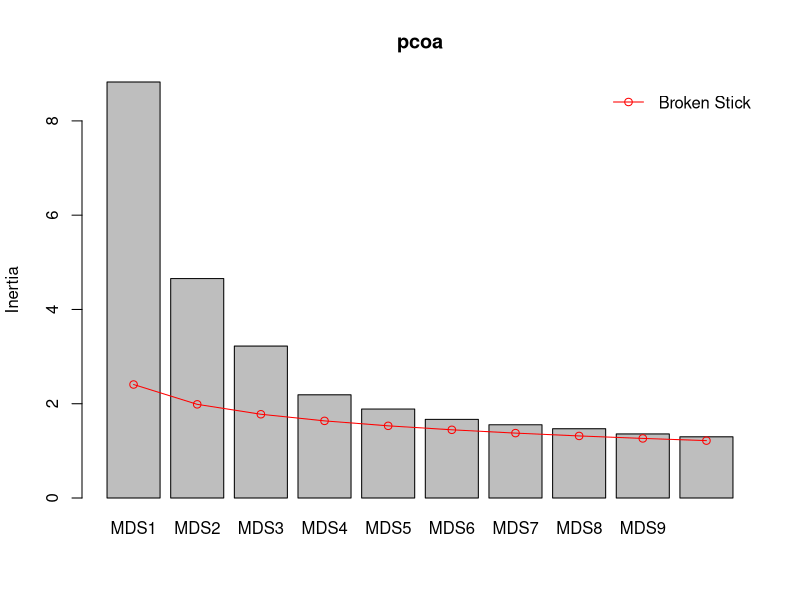
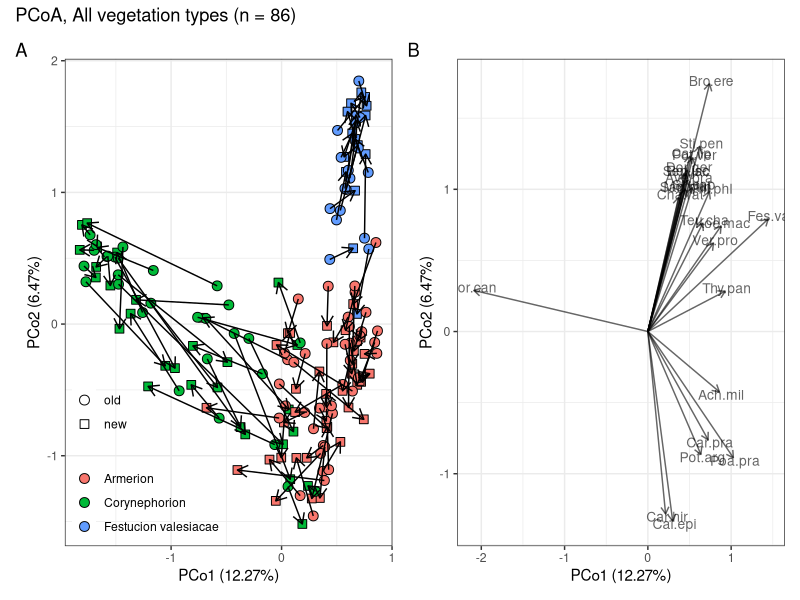
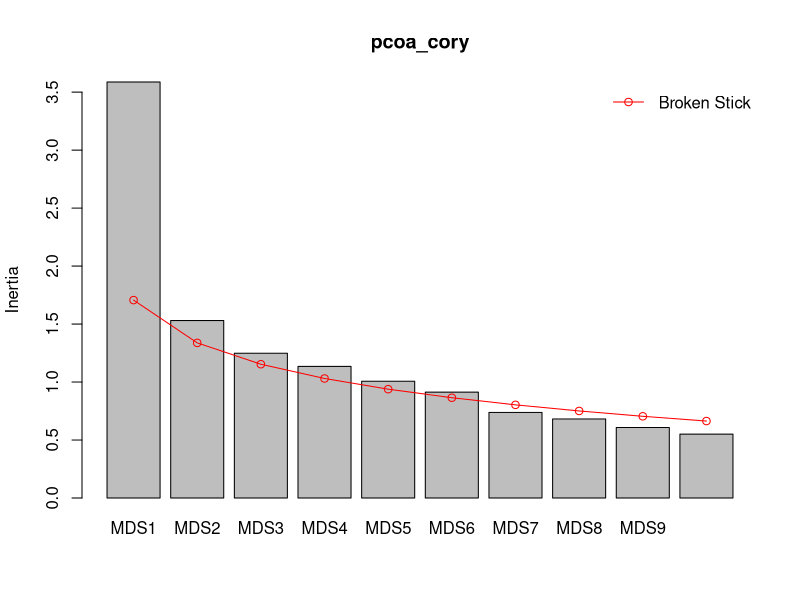
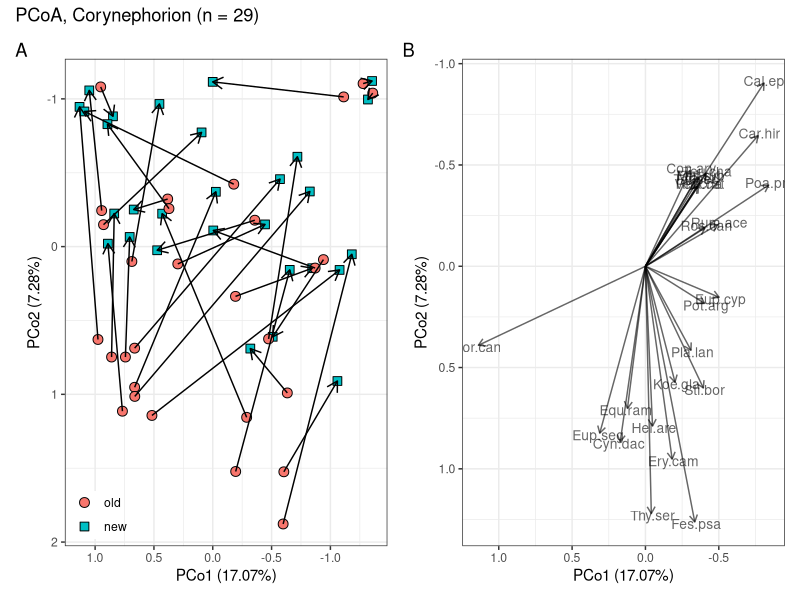
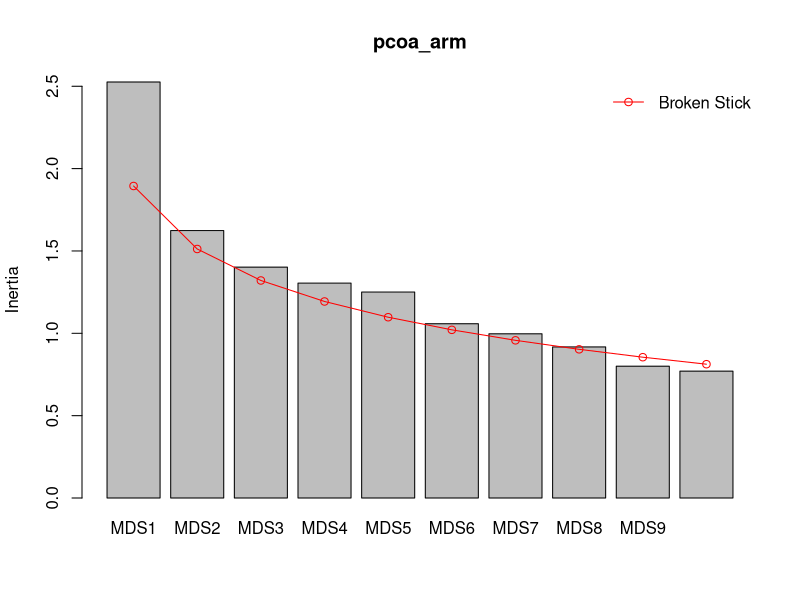
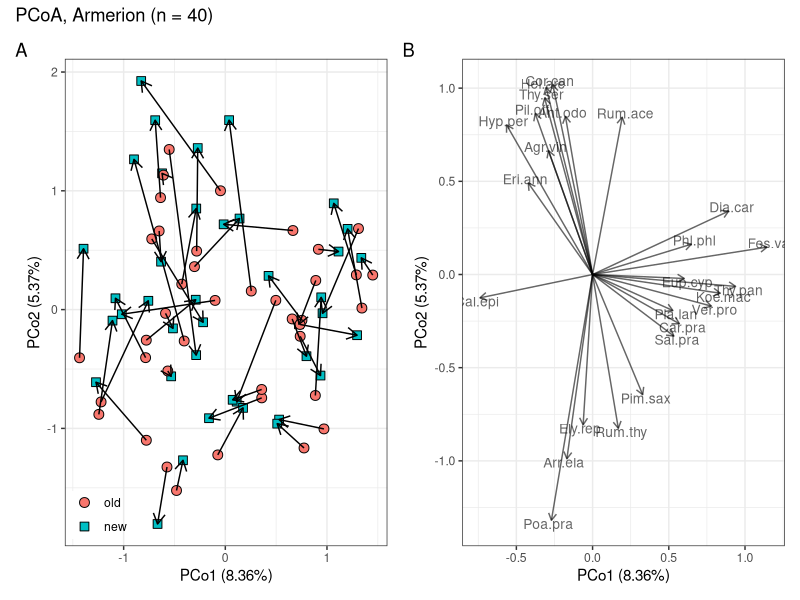
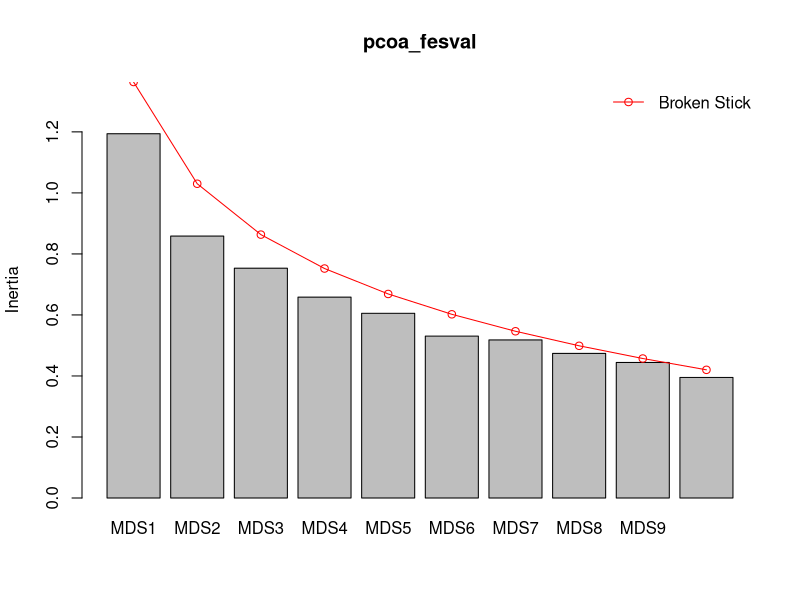
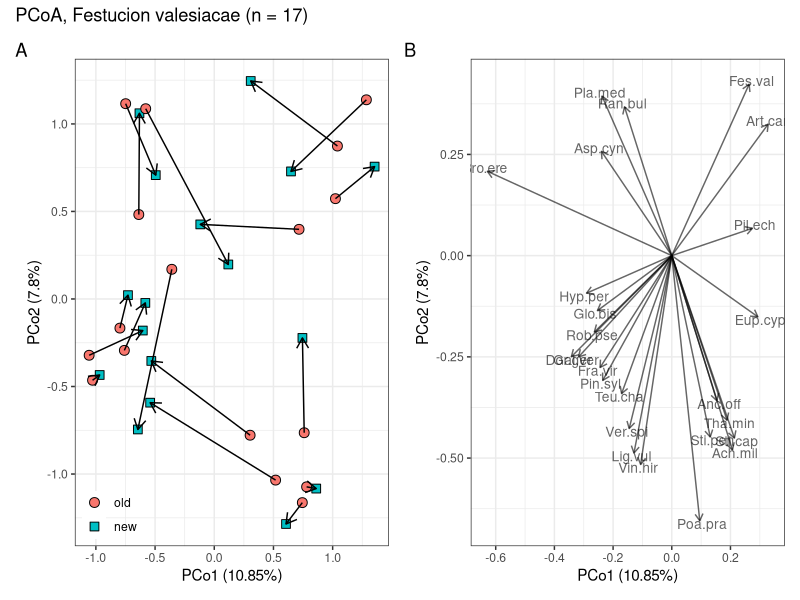

Recreate these plots in R, in order. (Note: this script raises an error after producing the figures.)
library(vegan) # v. 2.6-8
library(patchwork) # v. 1.3.0
library(ggrepel) # v. 0.9.6
library(broom) # v. 1.0.5
library(tidyverse) # v. 2.0.0
# dplyr v. 1.1.4
# forcats v. 1.0.0
# purrr v. 1.0.2
# readr v. 2.1.5
# stringr v. 1.5.0
# tibble v. 3.2.1
# tidyr v. 1.3.1

# functions ---------------------------------------------------------------

# merge same species, random overlaps
combine.cover <- function(x){
  #x = spe_cov_mod$cover_perc
  while (length(x)>1){
    x[2] <- x[1]+(100-x[1])*x[2]/100
    x <- x[-1]
  }
  return(x)
}

# data to wide format with square-root transformation of species covers
to_wide <- function(data_long){
  data_long |> 
    select(releve_nr, valid_name, cover_perc = to_br_bl_old) |> 
    pivot_wider(names_from = valid_name, values_from = cover_perc, values_fill = 0) |> 
    as.data.frame() |> 
    column_to_rownames('releve_nr') |> 
    sqrt()
}

# load data ---------------------------------------------------------------

head <- read_csv('data/head_resurvey_paired.csv') |> 
  left_join(read_csv('data/classification.csv')) |> 
  group_by(rs_plot) |> 
  fill(cluster, .direction = 'updown') |> 
  mutate(year0 = year - lag(year), 
         year0 = ifelse(is.na(year0), 0, year0)) |> 
  ungroup() |> 
  mutate(time = fct_relevel(time, 'old', 'new')) |> 
  filter(!is.na(rs_plot)) |> 
  arrange(releve_nr)

annuals <- read_csv('data/annuals.csv') |> mutate(valid_name = str_trim(valid_name))

vernal_geo <- tibble(valid_name = c('Gagea pratensis agg.', 'Muscari neglectum', 
                                    'Ornithogalum umbellatum agg.', 'Poa bulbosa', 
                                    'Neotinea ustulata'))

spe <- read_csv('data/spe_resurvey_paired.csv') |> 
  semi_join(head) |> 
  mutate(n = n(), .by = 'valid_name') |> 
  filter(is.na(exclude) & n > 1) |> 
  summarise(to_br_bl_old = combine.cover(to_br_bl_old), .by = c('releve_nr', 'valid_name')) |> 
  arrange(releve_nr) |> 
  anti_join(annuals) |> 
  anti_join(vernal_geo)
  
glimpse(spe)
glimpse(head)

# data preparation
spe_wide <- spe |> 
  to_wide()

# Corynephorion
head_cory <- head |> 
  filter(cluster == 'Corynephorion')

spe_wide_cory <- spe |> 
  semi_join(head_cory) |> 
  to_wide()

# Armerion
head_arm <- head |> 
  filter(cluster == 'Armerion')

spe_wide_arm <- spe |> 
  semi_join(head_arm) |> 
  to_wide()

# Festucion valesiacae
head_fesval <- head |> 
  filter(cluster == 'Festucion valesiacae')

spe_wide_fesval <- spe |> 
  semi_join(head_fesval) |> 
  to_wide()


# ordinations --------------------------------------------------------------

# unconstrained ordination
pcoa <- capscale(spe_wide ~ 1, distance = "bray", sqrt.dist = T)
screeplot(pcoa, bstick = T)
labs <- paste0('PCo', 1:9, ' (', round(eigenvals(pcoa)/sum(eigenvals(pcoa)) * 100, 2), '%)')

head_ord <- bind_cols(head, as_tibble(scores(pcoa, choices = 1:3)$sites)) 

# ordination plot 
pcoa_si <- head_ord %>%
  ggplot(aes(MDS1, MDS2)) +
  geom_point(aes(fill = cluster, shape = time),
             size = 3) +
  scale_shape_manual(values = 21:22,
                     labels = c("old", "new")) +
  geom_path(aes(MDS1, MDS2, group = rs_plot), arrow = arrow(length = unit(0.3, "cm"), ends = 'first')) +
  theme_bw() +
  theme(legend.position = 'inside', 
        legend.position.inside = c(0, 0),
        legend.justification = c(0, 0), 
        legend.title = element_blank(), 
        legend.background = element_blank(),
        plot.title = element_text(size = 11))+
  guides(fill = guide_legend(override.aes = list(pch = 21)))+
  labs(x = labs[1], y = labs[2])

# ordination plot 
pcoa_si_time <- head_ord %>%
  arrange(rs_plot, year) |> 
  mutate(year_diff = year - lag(year), .by = (rs_plot)) |> 
  fill(year_diff, .direction = 'updown') |>
  ggplot(aes(MDS1, MDS2)) +
  geom_point(aes(fill = year_diff, shape = time),
             size = 3) +
  scale_shape_manual(values = 21:22,
                     labels = c("old", "new")) +
  geom_path(aes(MDS1, MDS2, group = rs_plot), arrow = arrow(length = unit(0.3, "cm"), ends = 'last')) +
  theme_bw() +
  theme(legend.position = 'inside', 
        legend.position.inside = c(0, 0),
        legend.justification = c(0, 0), 
        legend.title = element_blank(), 
        legend.background = element_blank(),
        plot.title = element_text(size = 11))+
  guides(fill = guide_legend(override.aes = list(pch = 21)))+
  labs(x = labs[1], y = labs[2])

spe_fit_pcoa <- envfit(pcoa, spe_wide, display = 'si', choices = 1:2, permutations = 0) 

spe_pcoa <- as_tibble(scores(pcoa, display = 'species', scaling='si', correlation=T), 
                      rownames = 'species_name') %>% 
  mutate(r = spe_fit_pcoa$vectors$r, # goodness of fit
         short_name = str_c(str_split_i(species_name, '\\s', 1) %>% str_sub(., 1, 3), # make short species names Genus species -> Gen.spe
                            str_split_i(species_name, '\\s', 2) %>% str_sub(., 1, 3), sep = '.'))

# ordination plot with species
pcoa_spe <- spe_pcoa %>% 
  slice_max(r, n = 25) %>% # select 40 best-fitting species
  ggplot() + 
  geom_segment(aes(x = 0, y = 0, xend = MDS1, yend = MDS2), alpha = 0.6, 
               arrow = arrow(length = unit(0.2, 'cm')), show.legend = F)+ # arrows for species
  geom_text(aes(MDS1 + 0.02 * sign(MDS1), MDS2 + 0.02 * sign(MDS2), label = short_name), # label arrows
            alpha = 0.6, cex = 3.5)+
  theme_bw()+
  labs(x = labs[1], y = labs[2])

# bind together ordination plots for sites and species
pcoa_si + pcoa_spe + plot_annotation(title = 'PCoA, All vegetation types (n = 86)', tag_levels = 'A')
ggsave('plots/pcoa_cluster.png', width = 12, height = 6)

# clusters separately ----------------------------------------------------

# Corynephorion
pcoa_cory <- capscale(spe_wide_cory ~ 1, distance = "bray", sqrt.dist = T)
screeplot(pcoa_cory, bstick = T)
labs <- paste0('PCo', 1:9, ' (', round(eigenvals(pcoa_cory)/sum(eigenvals(pcoa_cory)) * 100, 2), '%)')

head_ord_cory <- bind_cols(head_cory, as_tibble(scores(pcoa_cory)$sites)) 

# ordination plot 
pcoa_si_cory <- head_ord_cory %>%
  ggplot(aes(MDS1, MDS2)) +
  geom_point(aes(fill = time, shape = time),
             size = 3) +
  # geom_text(aes(color = time, label = releve_nr),
  #            size = 3) +
  scale_shape_manual(values = 21:22,
                     labels = c("old", "new")) +
  geom_path(aes(MDS1, MDS2, group = rs_plot), arrow = arrow(length = unit(0.3, "cm"), ends = 'first'))+
  theme_bw() +
  theme(legend.position = 'inside', 
        legend.position.inside = c(0, 0),
        legend.justification = c(0, 0), 
        legend.title = element_blank(), 
        legend.background = element_blank(),
        plot.title = element_text(size = 11))+
  labs(x = labs[1], y = labs[2])


spe_fit_pcoa_cory <- envfit(pcoa_cory, spe_wide_cory, display = 'si', choices = 1:2, permutations = 0) 

spe_pcoa_cory <- as_tibble(scores(pcoa_cory, display = 'species', scaling='si', correlation=T), 
                      rownames = 'species_name') %>% 
  mutate(r = spe_fit_pcoa_cory$vectors$r, # goodness of fit
         short_name = str_c(str_split_i(species_name, '\\s', 1) %>% str_sub(., 1, 3), # make short species names Genus species -> Gen.spe
                            str_split_i(species_name, '\\s', 2) %>% str_sub(., 1, 3), sep = '.'))

# ordination plot with species
pcoa_spe_cory <- spe_pcoa_cory %>% 
  slice_max(r, n = 25) %>% # select 40 best-fitting species
  ggplot() + 
  geom_segment(aes(x = 0, y = 0, xend = MDS1, yend = MDS2), alpha = 0.6, 
               arrow = arrow(length = unit(0.2, 'cm')), show.legend = F)+ # arrows for species
  geom_text(aes(MDS1+0.01*sign(MDS1), MDS2+0.01*sign(MDS2), label = short_name), # label arrows
            alpha = 0.6, cex = 3.5)+
  theme_bw()+
  labs(x = labs[1], y = labs[2])

# bind together ordination plots for sites and species
pcoa_si_cory + pcoa_spe_cory + plot_annotation(title = 'PCoA, Corynephorion (n = 29)', tag_levels = 'A') &
  scale_y_reverse() & scale_x_reverse()
ggsave('plots/pcoa_cory.png', width = 12, height = 6)


# Armerion
pcoa_arm <- capscale(spe_wide_arm ~ 1, distance = "bray", sqrt.dist = T)
screeplot(pcoa_arm, bstick = T)
labs <- paste0('PCo', 1:9, ' (', round(eigenvals(pcoa_arm)/sum(eigenvals(pcoa_arm)) * 100, 2), '%)')

head_ord_arm <- bind_cols(head_arm, as_tibble(scores(pcoa_arm)$sites)) 

# ordination plot 
pcoa_si_arm <- head_ord_arm %>%
  ggplot(aes(MDS1, MDS2)) +
  geom_point(aes(fill = time, shape = time),
             size = 3) +
  scale_shape_manual(values = 21:22,
                     labels = c("old", "new")) +
  geom_path(aes(MDS1, MDS2, group = rs_plot), arrow = arrow(length = unit(0.3, "cm"), ends = 'first')) +
  theme_bw() +
  theme(legend.position = 'inside', 
        legend.position.inside = c(0, 0),
        legend.justification = c(0, 0), 
        legend.title = element_blank(), 
        legend.background = element_blank(),
        plot.title = element_text(size = 11))+
  labs(x = labs[1], y = labs[2])


spe_fit_pcoa_arm <- envfit(pcoa_arm, spe_wide_arm, display = 'si', choices = 1:2, permutations = 0) 

spe_pcoa_arm <- as_tibble(scores(pcoa_arm, display = 'species', scaling='si', correlation=T), 
                         rownames = 'species_name') %>% 
  mutate(r = spe_fit_pcoa_arm$vectors$r, # goodness of fit
         short_name = str_c(str_split_i(species_name, '\\s', 1) %>% str_sub(., 1, 3), # make short species names Genus species -> Gen.spe
                            str_split_i(species_name, '\\s', 2) %>% str_sub(., 1, 3), sep = '.'))

# ordination plot with species
pcoa_spe_arm <- spe_pcoa_arm %>% 
  slice_max(r, n = 25) %>% # select 40 best-fitting species
  ggplot() + 
  geom_segment(aes(x = 0, y = 0, xend = MDS1, yend = MDS2), alpha = 0.6, 
               arrow = arrow(length = unit(0.2, 'cm')), show.legend = F)+ # arrows for species
  geom_text(aes(MDS1+0.02*sign(MDS1), MDS2+0.02*sign(MDS2), label = short_name), # label arrows
            alpha = 0.6, cex = 3.5)+
  theme_bw()+
  labs(x = labs[1], y = labs[2])

# bind together ordination plots for sites and species
pcoa_si_arm + pcoa_spe_arm + plot_annotation(title = 'PCoA, Armerion (n = 40)',  tag_levels = 'A') #&
  #scale_y_reverse() 
ggsave('plots/pcoa_arm.png', width = 12, height = 6)

# Festucion valesiacae
pcoa_fesval <- capscale(spe_wide_fesval ~ 1, distance = "bray", sqrt.dist = T)
screeplot(pcoa_fesval, bstick = T)
labs <- paste0('PCo', 1:9, ' (', round(eigenvals(pcoa_fesval)/sum(eigenvals(pcoa_fesval)) * 100, 2), '%)')

head_ord_fesval <- bind_cols(head_fesval, as_tibble(scores(pcoa_fesval)$sites)) 

# ordination plot 
pcoa_si_fesval <- head_ord_fesval %>%
  ggplot(aes(MDS1, MDS2)) +
  geom_point(aes(fill = time, shape = time),
             size = 3) +
  scale_shape_manual(values = 21:22,
                     labels = c("old", "new")) +
  geom_path(aes(MDS1, MDS2, group = rs_plot), arrow = arrow(length = unit(0.3, "cm"), ends = 'first')) +
  theme_bw() +
  theme(legend.position = 'inside', 
        legend.position.inside = c(0, 0),
        legend.justification = c(0, 0), 
        legend.title = element_blank(), 
        legend.background = element_blank(),
        plot.title = element_text(size = 11))+
  labs(x = labs[1], y = labs[2])


spe_fit_pcoa_fesval <- envfit(pcoa_fesval, spe_wide_fesval, display = 'si', choices = 1:2, permutations = 0) 

spe_pcoa_fesval <- as_tibble(scores(pcoa_fesval, display = 'species', scaling='si', correlation=T), 
                         rownames = 'species_name') %>% 
  mutate(r = spe_fit_pcoa_fesval$vectors$r, # goodness of fit
         short_name = str_c(str_split_i(species_name, '\\s', 1) %>% str_sub(., 1, 3), # make short species names Genus species -> Gen.spe
                            str_split_i(species_name, '\\s', 2) %>% str_sub(., 1, 3), sep = '.'))

# ordination plot with species
pcoa_spe_fesval <- spe_pcoa_fesval %>% 
  slice_max(r, n = 25) %>% # select 40 best-fitting species
  ggplot() + 
  geom_segment(aes(x = 0, y = 0, xend = MDS1, yend = MDS2), alpha = 0.6, 
               arrow = arrow(length = unit(0.2, 'cm')), show.legend = F)+ # arrows for species
  geom_text(aes(MDS1+0.008*sign(MDS1), MDS2+0.008*sign(MDS2), label = short_name), # label arrows
            alpha = 0.6, cex = 3.5)+
  theme_bw()+
  labs(x = labs[1], y = labs[2])

# bind together ordination plots for sites and species
pcoa_si_fesval + pcoa_spe_fesval + plot_annotation(title = 'PCoA, Festucion valesiacae (n = 17)',  tag_levels = 'A')
ggsave('plots/pcoa_fesval.png', width = 12, height = 6)

# constrained ordination --------------------------------------------------

# effect of time
dbrda <- capscale(spe_wide ~ head$year0 + Condition(as.factor(head$rs_plot)), 
                 distance = "bray", sqrt.dist = T)

eig <- paste0(names(eigenvals(dbrda)), ' (', round(eigenvals(dbrda)/sum(eigenvals(dbrda))*100, 1), '%)')

# significance test
anova(dbrda, permutations = how(blocks = as.factor(head$rs_plot), nperm = 999))
# significant change in time

# significantly increasing and decreasing species
dbrda_spe <- envfit(dbrda, spe_wide, choices = 1, 
                   permutations = how(blocks = as.factor(head$rs_plot), nperm = 999), display = "lc")

# filter species significantly correlated with the constrained axis
sig_spe <- as_tibble(dbrda_spe$vectors$arrows, rownames = "SpecName_Layer") %>% 
  bind_cols(p = dbrda_spe$vectors$pvals, r = dbrda_spe$vectors$r)  %>%  
  filter(p < 0.05) %>% 
  arrange(CAP1, p) |> 
  write_csv('results/increasing_decreasing_species_all.csv')

# effect of time, clusters separately
# Festucion valesiacae
dbrda_fesval <- capscale(spe_wide_fesval ~ head_fesval$year0 + Condition(as.factor(head_fesval$rs_plot)), 
                  distance = "bray", sqrt.dist = T)

eig_fesval <- paste0(names(eigenvals(dbrda_fesval)), ' (', round(eigenvals(dbrda_fesval)/sum(eigenvals(dbrda_fesval))*100, 1), '%)')

# significance test
anova(dbrda_fesval, permutations = how(blocks = as.factor(head_fesval$rs_plot), nperm = 999))
# significant change in time

# significantly increasing and decreasing species
dbrda_spe_fesval <- envfit(dbrda_fesval, spe_wide_fesval, choices = 1, 
                    permutations = how(blocks = as.factor(head_fesval$rs_plot), nperm = 999), display = "lc")

# filter species significantly correlated with the constrained axis
sig_spe_fesval <- as_tibble(dbrda_spe_fesval$vectors$arrows, rownames = "SpecName_Layer") %>% 
  bind_cols(p = dbrda_spe_fesval$vectors$pvals, r = dbrda_spe_fesval$vectors$r)  %>%  
  filter(p < 0.05) %>% 
  arrange(CAP1, p)|> 
  write_csv('results/increasing_decreasing_species_fesval.csv')


# Armerion
dbrda_arm <- capscale(spe_wide_arm ~ head_arm$year0 + Condition(as.factor(head_arm$rs_plot)), 
                     distance = "bray", sqrt.dist = T)

eig_arm <- paste0(names(eigenvals(dbrda_arm)), ' (', round(eigenvals(dbrda_arm)/sum(eigenvals(dbrda_arm))*100, 1), '%)')

# significance test
anova(dbrda_arm, permutations = how(blocks = as.factor(head_arm$rs_plot), nperm = 999))
# significant change in time

# significantly increasing and decreasing species
dbrda_spe_arm <- envfit(dbrda_arm, spe_wide_arm, choices = 1, 
                       permutations = how(blocks = as.factor(head_arm$rs_plot), nperm = 999), display = "lc")

# filter species significantly correlated with the constrained axis
sig_spe_arm <- as_tibble(dbrda_spe_arm$vectors$arrows, rownames = "SpecName_Layer") %>% 
  bind_cols(p = dbrda_spe_arm$vectors$pvals, r = dbrda_spe_arm$vectors$r)  %>%  
  filter(p < 0.05) %>% 
  arrange(CAP1, p) |> 
  write_csv('results/increasing_decreasing_species_arm.csv')

# Corynephorion
dbrda_cory <- capscale(spe_wide_cory ~ head_cory$year0 + Condition(as.factor(head_cory$rs_plot)), 
                     distance = "bray", sqrt.dist = T)

eig_cory <- paste0(names(eigenvals(dbrda_cory)), ' (', round(eigenvals(dbrda_cory)/sum(eigenvals(dbrda_cory))*100, 1), '%)')

# significance test
anova(dbrda_cory, permutations = how(blocks = as.factor(head_cory$rs_plot), nperm = 999))
# significant change in time

# significantly increasing and decreasing species
dbrda_spe_cory <- envfit(dbrda_cory, spe_wide_cory, choices = 1, 
                       permutations = how(blocks = as.factor(head_cory$rs_plot), nperm = 999), display = "lc")

# filter species significantly correlated with the constrained axis
sig_spe_cory <- as_tibble(dbrda_spe_cory$vectors$arrows, rownames = "SpecName_Layer") %>% 
  bind_cols(p = dbrda_spe_cory$vectors$pvals, r = dbrda_spe_cory$vectors$r)  %>%  
  filter(p < 0.05) %>% 
  arrange(CAP1, p) |> 
  write_csv('results/increasing_decreasing_species_cory.csv')

dbrda_all + dbrda_cory + dbrda_arm + dbrda_fesval
ggsave('plots/dbrda_time_clusters.png', width = 12, height = 12) 


# shortcuts of species names
spe_pcoa |> 
  slice_max(r, n = 25) |> 
  bind_rows(spe_pcoa_cory |> 
    slice_max(r, n = 25)) |> 
  bind_rows(spe_pcoa_arm |> 
    slice_max(r, n = 25)) |> 
  bind_rows(spe_pcoa_fesval |> 
    slice_max(r, n = 25)) |> 
  arrange(short_name) |> 
  distinct(short_name, species_name) |> 
  write_csv('results/species_shortcuts.csv')


# table with frequencies of individual species ----------------------------

spe_freq <- spe |> 
  left_join(head) |> 
  group_by(valid_name, time) |> 
  summarise(n = n(), .groups = 'drop') |> 
  arrange(valid_name, desc(n)) |> 
  pivot_wider(names_from = time, values_from = n, values_fill = 0) |>
  #mutate(bin_test = map2(new, old, ~binom.test(.x, .x + .y, p = 0.5, alternative = 'two.sided')))
  write_csv('results/spe_freq.csv')

spe_freq_cl <- spe |> 
  left_join(head) |> 
  group_by(valid_name, time, cluster) |> 
  summarise(n = n(), .groups = 'drop') |> 
  arrange(valid_name, desc(n)) |> 
  pivot_wider(names_from = time, values_from = n, values_fill = 0) |>
  #mutate(bin_test = map2(new, old, ~binom.test(.x, .x + .y, p = 0.5, alternative = 'two.sided')))
  write_csv('results/spe_freq_cluster.csv')


# dissimilarity between the old and new plots vs interval length ----------

dissim <- head |> 
  select(rs_plot, year, time) |> 
  distinct() |> 
  pivot_wider(names_from = time, values_from = year) |> 
  mutate(time_diff = new - old) |> 
  select(-old, -new) 

# Join metadata to species data
data_combined <- head %>%
  select(releve_nr, rs_plot) |> 
  bind_cols(spe_wide)

# Nest by pair_id to create sub-tibbles of 2 plots each
results <- data_combined %>%
  group_by(rs_plot) %>%
  nest() %>%
  mutate(
    bray_curtis = map_dbl(data, ~ {
      sp_data <- select(.x, -rs_plot, -releve_nr)
      dist(vegdist(sp_data, method = "bray")) # only 1 distance in a pair
    }),
    plot1 = map_chr(data, ~ .x$releve_nr[1]),
    plot2 = map_chr(data, ~ .x$releve_nr[2])
  ) %>%
  select(rs_plot, plot1, plot2, bray_curtis) |> 
  left_join(head |> 
              select(rs_plot, year, time) |> 
              distinct() |> 
              pivot_wider(names_from = time, values_from = year) |> 
              mutate(time_diff = new - old) |> 
              select(-old, -new)) |> 
  left_join(head |> distinct(rs_plot, cluster))

results |> 
  ggplot(aes(time_diff, bray_curtis, fill = cluster)) +
  geom_point(pch = 21) +
  geom_smooth(method = 'lm') +
  labs(x = 'Time difference (years)', y = 'Bray-Curtis dissimilarity') +
  theme_bw() +
  theme(legend.position = 'none')

results2 <- results |> filter(cluster == 'Corynephorion')

m1 <- lm(bray_curtis ~ time_diff, data = results2)

summary(m1)
anova(m1)
tidy(m2, conf.int = T)


